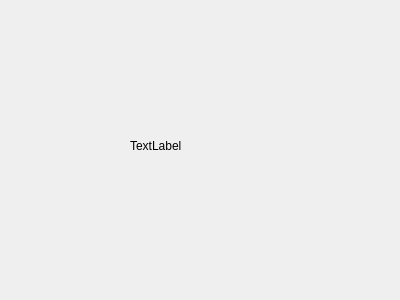
<?xml version="1.0" encoding="UTF-8"?>
<ui version="4.0">
 <class>Widget</class>
 <widget class="QWidget" name="Widget">
  <property name="geometry">
   <rect>
    <x>0</x>
    <y>0</y>
    <width>400</width>
    <height>300</height>
   </rect>
  </property>
  <property name="windowTitle">
   <string>Widget</string>
  </property>
  <widget class="QLabel" name="label">
   <property name="geometry">
    <rect>
     <x>130</x>
     <y>120</y>
     <width>151</width>
     <height>51</height>
    </rect>
   </property>
   <property name="text">
    <string>TextLabel</string>
   </property>
  </widget>
 </widget>
 <layoutdefault spacing="6" margin="11"/>
 <resources/>
 <connections/>
</ui>
